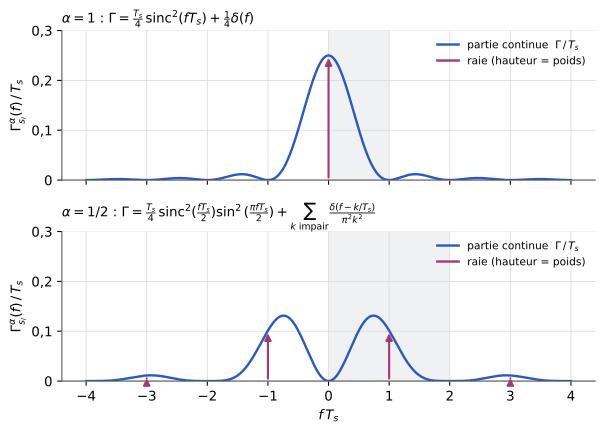

Write Python code to recreate this figure.
"""Figure — DSP de l'OOK {0, 1} avec le filtre g_α du partiel 2015-2016 (TS227, annale), α = 1 et α = 1/2.
Figure calculée (complément) : Γ = |G_α|²/(4Ts) + (1/(4Ts²)) Σ_k |G_α(k/Ts)|² δ(f − k/Ts).
Axes normalisés : f·Ts et Γ/Ts ; chaque raie est une flèche dont la hauteur est son poids (hors échelle de la partie continue)."""
import matplotlib
matplotlib.use("svg")
import matplotlib.pyplot as plt
import matplotlib.ticker as mticker
import numpy as np
from pathlib import Path

# --- Style commun des figures Bristol (recopié dans chaque script) ---
plt.rcParams.update({
    "font.family": "DejaVu Sans", "mathtext.fontset": "dejavusans", "font.size": 10,
    "axes.grid": True, "grid.color": "#DADADA", "grid.linewidth": 0.6,
    "axes.edgecolor": "#555555", "axes.linewidth": 0.8,
    "axes.spines.top": False, "axes.spines.right": False,
    "lines.linewidth": 1.8, "legend.frameon": False,
    "svg.hashsalt": "bristol",  # rendu SVG reproductible
})
BLEU, VERT, MAGENTA, ORANGE = "#2B59C3", "#1B9E77", "#A23B72", "#E08A1E"
GRIS = "#7E889B"   # éléments ajoutés par rapport à la source (conventions.md § 9)
ENCRE = "#222222"

def virgule(ax, axes="xy"):
    """Virgule décimale et vrai signe moins sur les graduations."""
    f = mticker.FuncFormatter(lambda x, _: f"{x:g}".replace(".", ",").replace("-", "−"))
    if "x" in axes: ax.xaxis.set_major_formatter(f)
    if "y" in axes: ax.yaxis.set_major_formatter(f)

def sauver(fig):
    fig.savefig(Path(__file__).with_suffix(".svg"), bbox_inches="tight", metadata={"Date": None})
# --- Fin du style commun ---
f = np.linspace(-4, 4, 4001)
cont1 = np.sinc(f) ** 2 / 4
cont2 = np.sinc(f / 2) ** 2 * np.sin(np.pi * f / 2) ** 2 / 4
fig, axs = plt.subplots(2, 1, figsize=(6.4, 4.6), sharex=True)
for ax, c, raies, titre in [
        (axs[0], cont1, {0: 0.25}, r"$\alpha = 1$ : $\Gamma = \frac{T_s}{4}\,\mathrm{sinc}^2(fT_s) + \frac{1}{4}\delta(f)$"),
        (axs[1], cont2, {k: 1 / (np.pi * k) ** 2 for k in (-3, -1, 1, 3)},
         r"$\alpha = 1/2$ : $\Gamma = \frac{T_s}{4}\,\mathrm{sinc}^2(\frac{fT_s}{2})\sin^2(\frac{\pi fT_s}{2}) + \sum_{k\ \mathrm{impair}} \frac{\delta(f - k/T_s)}{\pi^2k^2}$")]:
    ax.plot(f, c, color=BLEU, label="partie continue  $\\Gamma\\,/\\,T_s$")
    for k, p in raies.items():
        ax.annotate("", xy=(k, p), xytext=(k, 0), arrowprops=dict(arrowstyle="-|>", color=MAGENTA, lw=1.6))
    ax.plot([], [], color=MAGENTA, label="raie (hauteur = poids)")
    ax.set_title(titre, fontsize=10, loc="left")
    ax.set_ylim(0, 0.3); ax.set_ylabel(r"$\Gamma_{s_l}^{\alpha}(f)\,/\,T_s$")
    ax.legend(loc="upper right", fontsize=8); virgule(ax)
axs[1].axvspan(0, 2, color=GRIS, alpha=0.12, lw=0)
axs[0].axvspan(0, 1, color=GRIS, alpha=0.12, lw=0)
axs[1].set_xlabel(r"$f\,T_s$"); axs[1].set_xticks(range(-4, 5))
fig.tight_layout()
sauver(fig)
